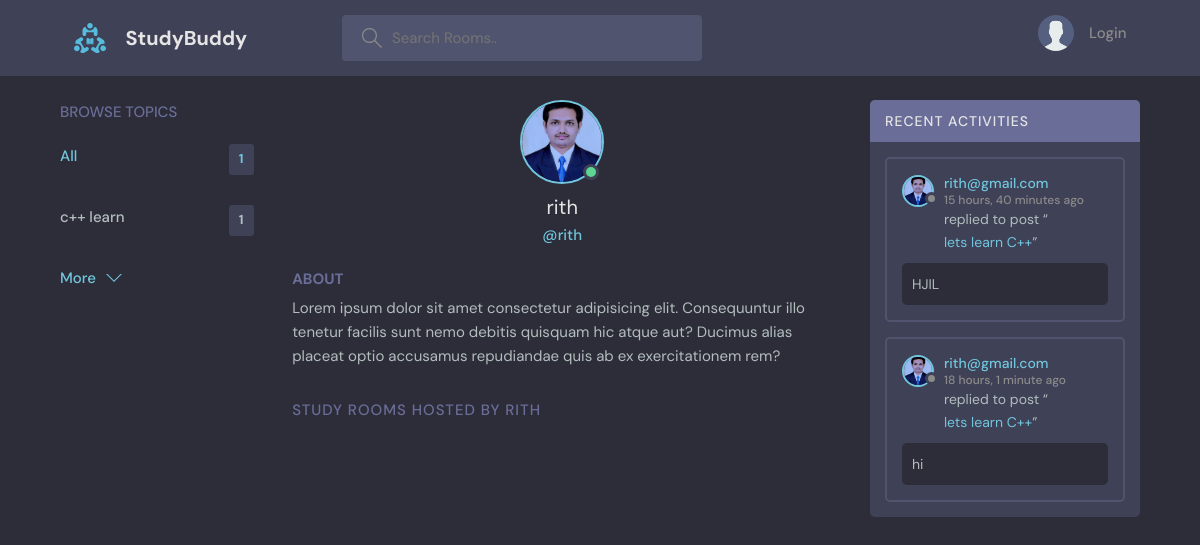
Screenshot of /profile/4 with the database file from the repository.
### base/models.py (models this page shows, shortened)
class Topic(models.Model):
    name = models.CharField(max_length=200)

class User(AbstractUser):
    name = models.CharField(max_length=200, null=True)
    email = models.EmailField(unique=True)
    bio = models.TextField(null=True)
    avatar = models.ImageField(null=True, default="avatar.svg")
    USERNAME_FIELD = 'email'
    REQUIRED_FIELDS = []

class Message(models.Model):
    user = models.ForeignKey(User, on_delete=models.CASCADE)
    room = models.ForeignKey(Room, on_delete=models.CASCADE)
    body = models.TextField()
    updated = models.DateTimeField(auto_now=True)
    created = models.DateTimeField(auto_now_add=True)
    class Meta:
        ordering = ['-updated', '-created']

class Room(models.Model):
    host = models.ForeignKey(User, on_delete=models.SET_NULL, null=True)
    topic = models.ForeignKey(Topic, on_delete=models.SET_NULL, null=True)
    name = models.CharField(max_length=200)
    description = models.TextField(null=True, blank=True)
    participants = models.ManyToManyField(User, related_name='participants', blank=True)
    updated = models.DateTimeField(auto_now=True)
    created = models.DateTimeField(auto_now_add=True)
    class Meta:
        ordering = ['-updated', '-created']
    def __str__(self):
        return self.name

### base/views.py (the view)
# urls.py: path('profile/<str:pk>', views.userProfile, name="user-profile"),
def userProfile(request, pk):
    user = User.objects.get(id=pk)
    rooms = user.room_set.all()
    room_messages = user.message_set.all()
    topics = Topic.objects.all()
    context={'user': user, 'rooms':rooms, 'room_messages': room_messages, 'topics': topics}
    return render(request, 'base/profile.html', context)

### base/templates/base/profile.html (shortened to what this page needs)
{% extends 'main.html' %}
{% block content %}
  <main class="profile-page layout layout--3">
    <div class="container">
      {% include 'base/topics_component.html' %}
      <div class="roomList">
        <div class="profile">
          <div class="profile__avatar">
            <div class="avatar avatar--large active">
              <img src="{{user.avatar.url}}" />
            </div>
          </div>
          <div class="profile__info">
            <h3>{{user.username}}</h3>
            <p>@{{user.username}}</p>
          </div>
          <div class="profile__about">
            <h3>About</h3>
            <p>
              Lorem ipsum dolor sit amet consectetur adipisicing elit. Consequuntur illo tenetur
              facilis sunt nemo debitis quisquam hic atque aut? Ducimus alias placeat optio
              accusamus repudiandae quis ab ex exercitationem rem?
            </p>
          </div>
        </div>
        <div class="roomList__header">
          <div>
            <h2>Study Rooms Hosted by {{user.username}}</a>
            </h2>
          </div>
        </div>
      </div>
      {% include 'base/activity_component.html' %}
    </div>
  </main>
{% endblock content %}

### templates/main.html (shortened to what this page needs)
<!DOCTYPE html>
{% load static %}
<html lang="en">
  <head>
    <link rel="stylesheet" href="{% static 'styles/style.css' %}" />
  </head>
  <body>
    {% include 'navbar.html' %}
    {% block content %}
    {% endblock %}
  </body>
</html>

### templates/navbar.html (shortened to what this page needs)
{% load static %}
<header class="header header--loggedIn">
    <div class="container">
      <a href="{% url 'home' %}" class="header__logo">
        <img src="{% static 'images/logo.svg' %}" />
        <h1>StudyBuddy</h1>
      </a>
      <form class="header__search" method="GET" action="{% url 'home' %}">
        <label>
          <input  name="q" placeholder="Search Rooms.."  />
        </label>
      </form>
      <nav class="header__menu">
        {% if request.user.is_authenticated %}
        <div class="header__user">
          <a href="{% url 'update-user' %}">
            <div class="avatar avatar--medium active">
              <img src="{{request.user.avatar.url}}" />
            </div>
            <p>{{request.user.username}} <span>@{{request.user.username}}</span></p>
          </a>
          <button class="dropdown-button">
            <svg version="1.1" xmlns="http://www.w3.org/2000/svg" width="32" height="32" viewBox="0 0 32 32">
              <title>chevron-down</title>
              <path d="M16 21l-13-13h-3l16 16 16-16h-3l-13 13z"></path>
            </svg>
          </button>
        </div>
        {% else %}
        <a href="{% url 'login' %}">
          <img src="{% static 'images/avatar.svg' %}" />
          <p>Login</p>
        </a>
        {% endif %}
      </nav>
    </div>
  </header>

### base/templates/base/topics_component.html
    <div class="topics">
        <div class="topics__header">
          <h2>Browse Topics</h2>
        </div>
        <ul class="topics__list">
          <li>
            <a href="{% url 'home' %}" class="active">All <span>{{topics.count}}</span></a>
          </li>
          {% for topic in topics %}
          <li>
            <a href="{% url 'home' %}?q={{topic.name}}">{{topic.name}} <span>{{topic.room_set.all.count}}</span></a>
          </li>
          {% endfor %}
        </ul>
        <a class="btn btn--link" href="{% url 'topics' %}">
          More
          <svg version="1.1" xmlns="http://www.w3.org/2000/svg" width="32" height="32" viewBox="0 0 32 32">
            <title>chevron-down</title>
            <path d="M16 21l-13-13h-3l16 16 16-16h-3l-13 13z"></path>
          </svg>
        </a>
      </div>

### base/templates/base/activity_component.html (shortened to what this page needs)
<div class="activities">
     <div class="activities__header">
       <h2>Recent Activities</h2>
     </div>
     {% for message in room_messages %}
     <div class="activities__box">
       <div class="activities__boxHeader roomListRoom__header">
         <a href="{% url 'user-profile' message.user.id %}" class="roomListRoom__author">
           <div class="avatar avatar--small">
             <img src="{{message.user.avatar.url}}" />
           </div>
           <p>
             {{message.user}}
             <span>{{message.created|timesince}} ago</span>
           </p>
         </a>
       </div>
       <div class="activities__boxContent">
         <p>replied to post “<a href="{% url 'room' message.room.id %}">{{message.room}}</a>”</p>
         <div class="activities__boxRoomContent">
          {{message.body}}         </div>
       </div>
     </div>
     {% endfor %}
   </div>

### rows the page displays
Topic: name "c++ learn", room_set.all.count "1"
User: avatar (picture), username "rith", username "RITH"
Message: user.avatar (picture), user "rith@gmail.com", created "15 hours, 40 minutes", room "lets learn C++", body "HJIL"
Message: user.avatar (picture), user "rith@gmail.com", created "18 hours, 1 minute", room "lets learn C++", body "hi"

### other values shown
{{ topics.count }} "1"
